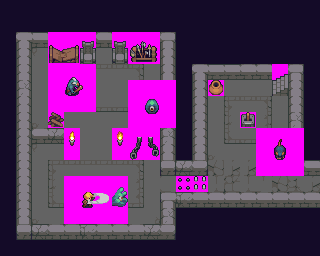

Below is a game level as drawn by its tile map, then a one-line description and the .tmx file that defines it, in full:
An orthogonal 20x16 tile map with 16x16 px tiles, 4 tile layers (Tile Layer 1, Objects, Enemies, Player), 5 tilesets.

<map version="1.2" tiledversion="1.2.4" orientation="orthogonal" renderorder="right-down" width="20" height="16" tilewidth="16" tileheight="16" infinite="0" nextlayerid="5" nextobjectid="1">
 <tileset firstgid="1" source="Dungeon_Tileset.tsx" />
 <tileset firstgid="481" source="chara_slime.tsx" />
 <tileset firstgid="525" source="chara_hero.tsx" />
 <tileset firstgid="569" source="chara_rat.tsx" />
 <tileset firstgid="613" source="chara_troll.tsx" />
 <layer id="1" name="Tile Layer 1" width="20" height="16">
  <data encoding="csv">
84,84,84,84,84,84,84,84,84,84,84,84,84,84,84,84,84,84,84,84,
4,4,4,4,4,4,4,4,4,4,4,4,4,4,4,4,4,4,4,4,
84,184,163,165,163,185,204,204,204,165,222,84,84,84,84,84,84,84,84,84,
84,201,13,1,1,1,1,1,1,14,201,84,4,84,84,84,84,84,84,84,
84,201,1,10,11,11,11,11,12,1,201,84,184,163,163,204,204,204,222,84,
84,205,1,30,31,31,31,31,32,1,205,84,201,13,1,1,1,14,201,84,
84,201,1,50,51,51,51,51,52,1,201,84,201,1,10,11,12,1,201,84,
84,201,33,1,1,1,1,1,1,34,201,84,201,1,30,31,32,1,205,84,
84,201,204,185,204,1,1,204,204,165,205,84,201,1,50,51,52,1,201,84,
84,201,13,1,1,1,1,1,1,14,201,84,201,33,1,1,1,34,201,84,
84,201,1,10,11,11,11,11,12,1,221,185,203,23,2,2,43,3,162,163,
84,201,1,30,31,31,31,31,32,1,1,1,1,41,43,41,44,23,3,2,
84,201,1,50,51,51,51,51,52,1,224,165,204,204,204,204,204,204,204,204,
84,201,33,1,1,1,1,1,1,34,205,84,84,84,84,84,84,84,84,84,
84,221,185,204,204,165,204,204,204,185,203,84,84,84,84,84,84,84,84,84,
84,84,84,84,84,84,84,84,84,84,84,84,84,84,84,84,84,84,84,84
</data>
 </layer>
 <layer id="2" name="Objects" width="20" height="16">
  <data encoding="csv">
0,0,0,0,0,0,0,0,0,0,0,0,0,0,0,0,0,0,0,0,
0,0,0,0,0,0,0,0,0,0,0,0,0,0,0,0,0,0,0,0,
0,0,0,254,255,334,0,334,296,297,0,0,0,0,0,0,0,0,0,0,
0,0,0,274,275,354,0,354,316,317,0,0,0,0,0,0,0,0,0,0,
0,0,0,0,0,0,0,0,0,0,0,0,0,0,0,0,0,309,0,0,
0,0,0,0,0,0,0,0,0,0,0,0,0,337,0,0,0,329,0,0,
0,0,0,0,0,0,0,0,0,0,0,0,0,0,0,0,0,0,0,0,
0,0,0,339,0,0,0,0,0,0,0,0,0,0,0,382,0,0,0,0,
0,0,0,0,301,0,0,304,356,355,0,0,0,0,0,0,0,0,0,0,
0,0,0,0,321,0,0,324,376,375,0,0,0,0,0,0,0,0,0,0,
0,0,0,0,0,0,0,0,0,0,0,0,0,0,0,0,0,0,0,0,
0,0,0,0,369,0,0,369,0,0,281,282,283,0,0,0,0,0,0,0,
0,0,0,0,0,0,0,0,0,0,0,0,0,0,0,0,0,0,0,0,
0,0,0,0,0,0,0,0,0,0,0,0,0,0,0,0,0,0,0,0,
0,0,0,0,0,0,0,0,0,0,0,0,0,0,0,0,0,0,0,0,
0,0,0,0,0,0,0,0,0,0,0,0,0,0,0,0,0,0,0,0
</data>
 </layer>
 <layer id="3" name="Enemies" width="20" height="16">
  <data encoding="csv">
0,0,0,0,0,0,0,0,0,0,0,0,0,0,0,0,0,0,0,0,
0,0,0,0,0,0,0,0,0,0,0,0,0,0,0,0,0,0,0,0,
0,0,0,0,0,0,0,0,0,0,0,0,0,0,0,0,0,0,0,0,
0,0,0,0,0,0,0,0,0,0,0,0,0,0,0,0,0,0,0,0,
0,0,0,0,0,0,0,0,0,0,0,0,0,0,0,0,0,0,0,0,
0,0,0,0,0,0,0,0,0,0,0,0,0,0,0,0,0,0,0,0,
0,0,0,626,0,0,0,0,0,0,0,0,0,0,0,0,0,0,0,0,
0,0,0,0,0,0,0,0,491,0,0,0,0,0,0,0,0,0,0,0,
0,0,0,0,0,0,0,0,0,0,0,0,0,0,0,0,0,0,0,0,
0,0,0,0,0,0,0,0,0,0,0,0,0,0,0,0,0,0,0,0,
0,0,0,0,0,0,0,0,0,0,0,0,0,0,0,0,578,0,0,0,
0,0,0,0,0,0,0,0,0,0,0,0,0,0,0,0,0,0,0,0,
0,0,0,0,0,0,0,0,0,0,0,0,0,0,0,0,0,0,0,0,
0,0,0,0,0,507,0,0,0,0,0,0,0,0,0,0,0,0,0,0,
0,0,0,0,0,0,0,0,0,0,0,0,0,0,0,0,0,0,0,0,
0,0,0,0,0,0,0,0,0,0,0,0,0,0,0,0,0,0,0,0
</data>
 </layer>
 <layer id="4" name="Player" width="20" height="16">
  <data encoding="csv">
0,0,0,0,0,0,0,0,0,0,0,0,0,0,0,0,0,0,0,0,
0,0,0,0,0,0,0,0,0,0,0,0,0,0,0,0,0,0,0,0,
0,0,0,0,0,0,0,0,0,0,0,0,0,0,0,0,0,0,0,0,
0,0,0,0,0,0,0,0,0,0,0,0,0,0,0,0,0,0,0,0,
0,0,0,0,0,0,0,0,0,0,0,0,0,0,0,0,0,0,0,0,
0,0,0,0,0,0,0,0,0,0,0,0,0,0,0,0,0,0,0,0,
0,0,0,0,0,0,0,0,0,0,0,0,0,0,0,0,0,0,0,0,
0,0,0,0,0,0,0,0,0,0,0,0,0,0,0,0,0,0,0,0,
0,0,0,0,0,0,0,0,0,0,0,0,0,0,0,0,0,0,0,0,
0,0,0,0,0,0,0,0,0,0,0,0,0,0,0,0,0,0,0,0,
0,0,0,0,0,0,0,0,0,0,0,0,0,0,0,0,0,0,0,0,
0,0,0,0,0,0,0,0,0,0,24,0,0,0,0,0,0,0,0,0,
0,0,0,0,0,0,0,0,0,0,0,0,0,0,0,0,0,0,0,0,
0,0,0,0,550,0,0,0,0,0,0,0,0,0,0,0,0,0,0,0,
0,0,0,0,0,0,0,0,0,0,0,0,0,0,0,0,0,0,0,0,
0,0,0,0,0,0,0,0,0,0,0,0,0,0,0,0,0,0,0,0
</data>
 </layer>
</map>